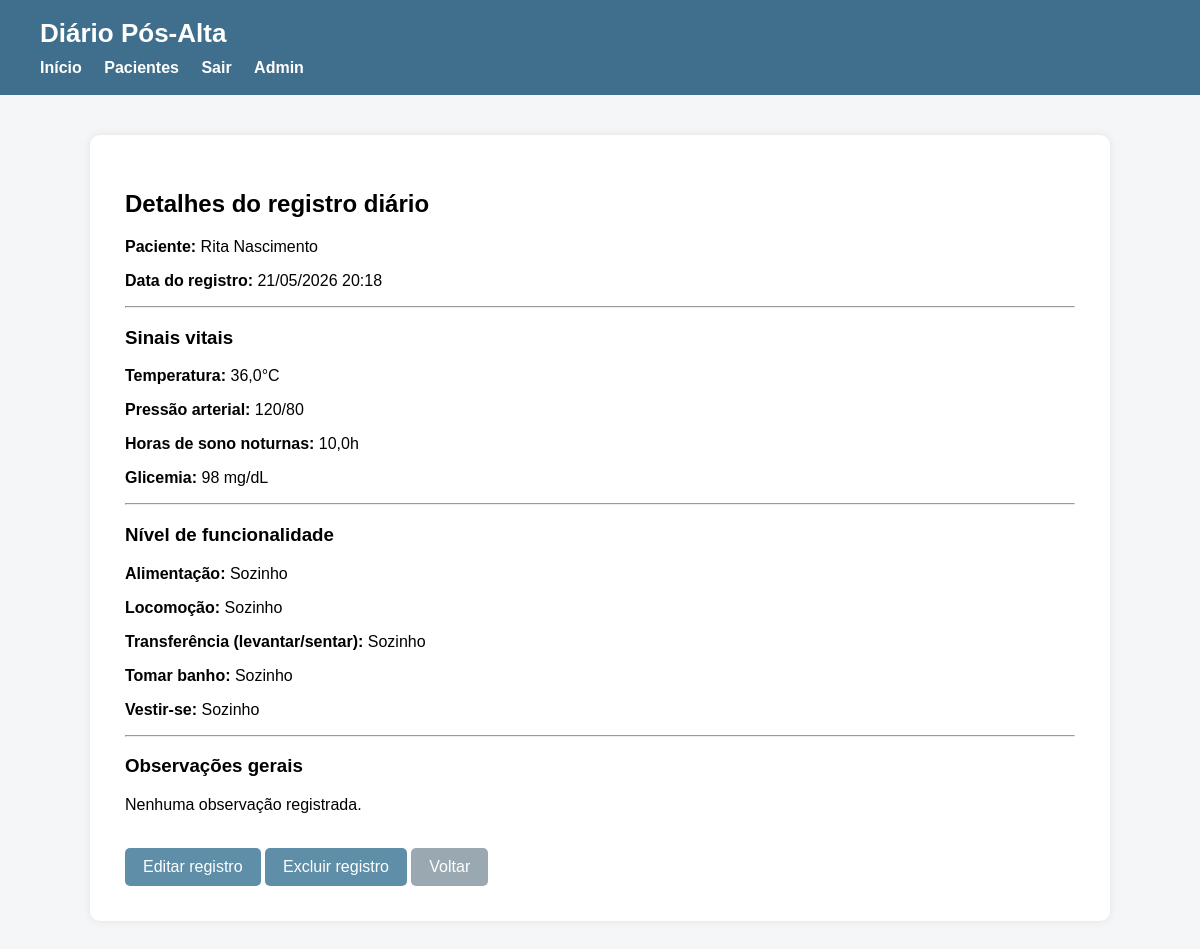
Screenshot of /registros/114/ (signed in) with the database file from the repository.
### core/models.py (models this page shows, shortened)
class RegistroDiario(models.Model):
    paciente = models.ForeignKey(Paciente, on_delete=models.CASCADE)
    data_registro = models.DateTimeField(auto_now_add=True)
    temperatura = models.DecimalField(max_digits=4, decimal_places=1)
    pressao_arterial = models.CharField(max_length=20)
    horas_sono = models.DecimalField(max_digits=4, decimal_places=1)
    frequencia_cardiaca = models.IntegerField(null=True, blank=True)
    frequencia_respiratoria = models.IntegerField(null=True, blank=True)
    glicemia = models.IntegerField(null=True, blank=True)
    OPCOES_FUNCIONALIDADE = [
        ('sozinho', 'Sozinho'),
        ('com_auxilio', 'Com auxílio'),
        ('nao_realizou', 'Não realizou'),
    ]
    alimentacao = models.CharField(max_length=20, choices=OPCOES_FUNCIONALIDADE)
    locomocao = models.CharField(max_length=20, choices=OPCOES_FUNCIONALIDADE)
    transferencia = models.CharField(max_length=20, choices=OPCOES_FUNCIONALIDADE)
    banho = models.CharField(max_length=20, choices=OPCOES_FUNCIONALIDADE)
    vestir_se = models.CharField(max_length=20, choices=OPCOES_FUNCIONALIDADE)
    observacoes = models.TextField(blank=True)

class Paciente(models.Model):
    usuario = models.ForeignKey(User, on_delete=models.CASCADE)
    nome = models.CharField(max_length=100)
    idade = models.IntegerField()
    diagnostico = models.CharField(max_length=200)
    data_alta = models.DateField()

### core/views.py (the view)
# urls.py: path('registros/<int:registro_id>/', views.detalhe_registro, name='detalhe_registro'),
@login_required
def detalhe_registro(request, registro_id):
    registro = RegistroDiario.objects.get(id=registro_id)
    contexto = {
        'registro': registro
    }
    return render(request, 'core/detalhe_registro.html', contexto)

### core/templates/core/detalhe_registro.html (shortened to what this page needs)
{% extends 'core/base.html' %}
{% block content %}
<h2>Detalhes do registro diário</h2>
<p><strong>Paciente:</strong> {{ registro.paciente.nome }}</p>
<p><strong>Data do registro:</strong> {{ registro.data_registro|date:"d/m/Y H:i" }}</p>
<hr>
<h3>Sinais vitais</h3>
<p><strong>Temperatura:</strong> {{ registro.temperatura }}°C</p>
<p><strong>Pressão arterial:</strong> {{ registro.pressao_arterial }}</p>
<p><strong>Horas de sono noturnas:</strong> {{ registro.horas_sono }}h</p>
{% if registro.glicemia %}
    <p><strong>Glicemia:</strong> {{ registro.glicemia }} mg/dL</p>
{% endif %}
<hr>
<h3>Nível de funcionalidade</h3>
<p><strong>Alimentação:</strong> {{ registro.get_alimentacao_display }}</p>
<p><strong>Locomoção:</strong> {{ registro.get_locomocao_display }}</p>
<p><strong>Transferência (levantar/sentar):</strong> {{ registro.get_transferencia_display }}</p>
<p><strong>Tomar banho:</strong> {{ registro.get_banho_display }}</p>
<p><strong>Vestir-se:</strong> {{ registro.get_vestir_se_display }}</p>
<hr>
<h3>Observações gerais</h3>
{% if registro.observacoes %}
    <p>{{ registro.observacoes }}</p>
{% else %}
    <p>Nenhuma observação registrada.</p>
{% endif %}
<br>
<a href="/registros/{{ registro.id }}/editar/" class="botao">
    Editar registro
</a>
<a href="/registros/{{ registro.id }}/excluir/" class="botao">
    Excluir registro
</a>
<a href="/pacientes/{{ registro.paciente.id }}/" class="botao botao-secundario">
    Voltar
</a>
{% endblock %}

### core/templates/core/base.html (style rules this page uses)
body { background-color: #f4f6f8; font-family: Arial, Helvetica, sans-serif; margin: 0; padding: 0; }
.botao { display: inline-block; background-color: #5f8ea8; color: white; padding: 10px 18px; border-radius: 5px; text-decoration: none; border: none; cursor: pointer; }
.botao-secundario { background-color: #9aa8b2; }

### rows the page displays
RegistroDiario: paciente.nome "Rita Nascimento", data_registro "21/05/2026 20:18", temperatura "36,0", pressao_arterial "120/80", horas_sono "10,0", glicemia "98", alimentacao "Sozinho", locomocao "Sozinho", transferencia "Sozinho", banho "Sozinho", vestir_se "Sozinho"
